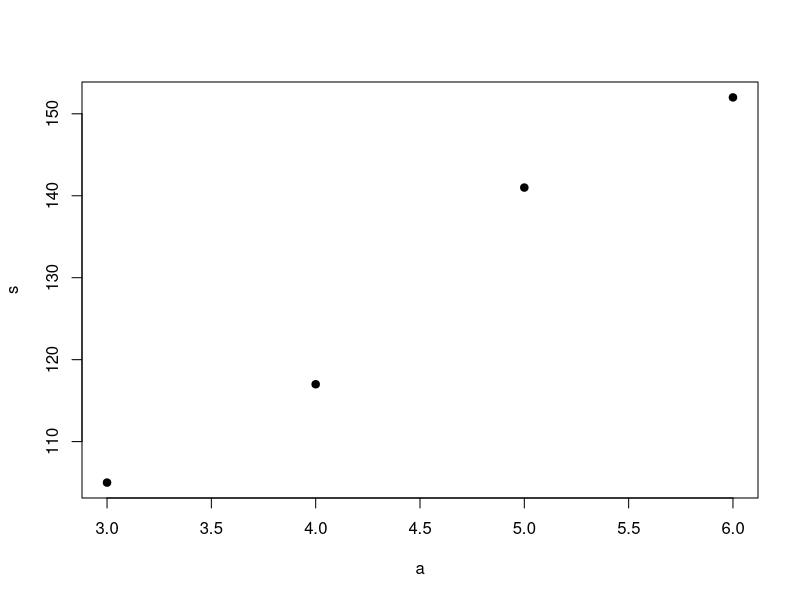
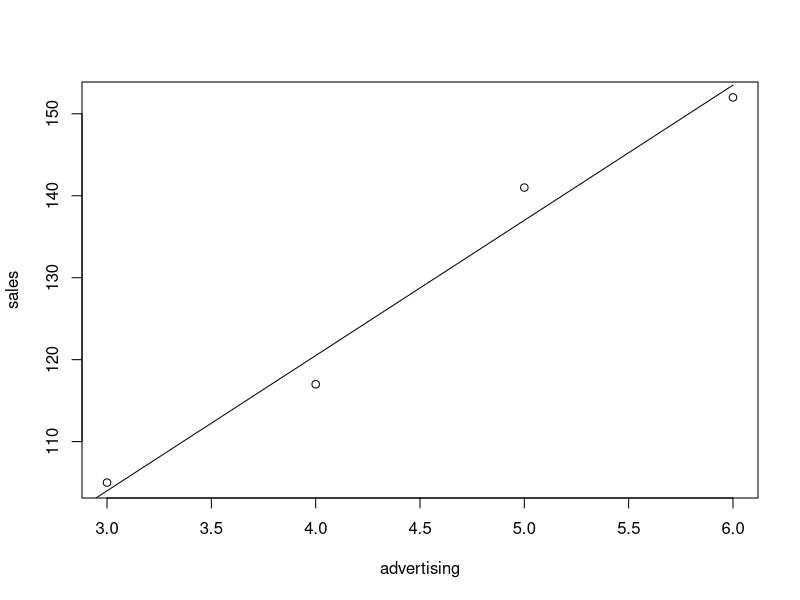
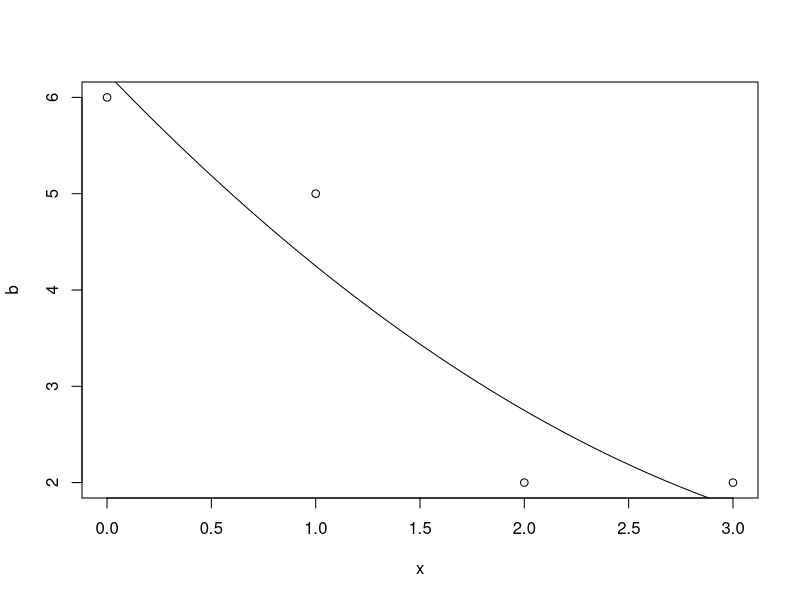
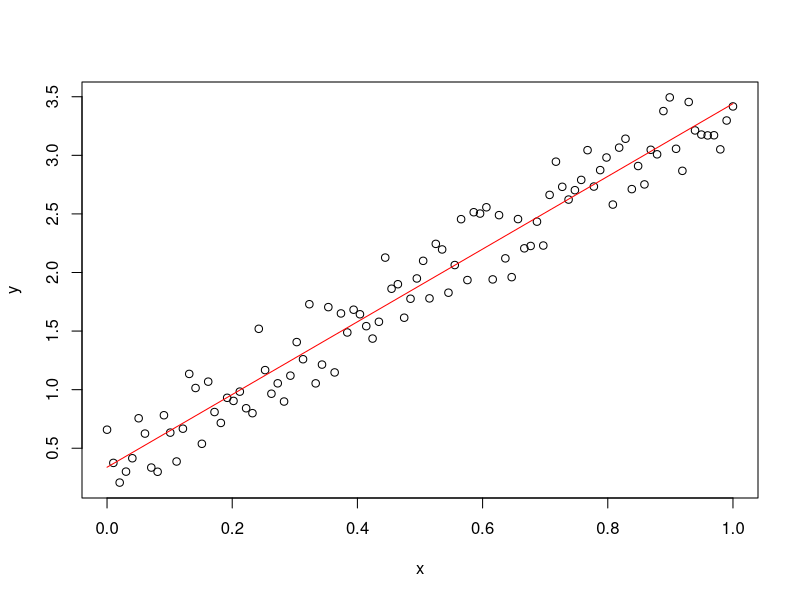

Write R code to recreate these figures, in order.
# Load libraries
library(pracma)

# Setting up least squares problem
# Advertising example from lecture notes
a <- 3:6
s <- c(105,117,141,152)
plot(a, s, pch = 19)
A <- vander(a)[, c(3,4)]

# Least squares with one basis vector
# Find best solution x (scalar) to ax = b
a <- c(2,1)
b <- c(6,8)
pseudoinv <- solve(t(a) %*% a) %*% t(a)
x <- pseudoinv %*% b
bhat <- a %*% x
r <- b - bhat
print(x)
print(bhat)
dot <- function(v1, v2){sum(v1*v2)}
dot(a,r)

# Least squares with two basis vectors
# Advertising example from lecture notes
a <- 3:6
A <- vander(a)[, c(3,4)]
b <- c(105,117,141,152)
pseudoinv <- solve(t(A) %*% A) %*% t(A)
x <- pseudoinv %*% b
bhat <- A %*% x
r <- b - bhat
print(x)
print(bhat)
dot(r,A[,1])
dot(r,A[,2])
plot(a,b,xlab="advertising",ylab="sales")
xx <- seq(from = 0, to = 6, length = 200)
lines(xx, horner(x, xx)$y)

# Best-fit parabola
x <- c(0,1,2,3)
A <- vander(x)[, 2:4]
b <- c(6,5,2,2)
pseudoinv <- solve(t(A) %*% A) %*% t(A)
c <- pseudoinv %*% b
bhat <- A %*% c
r <- b - bhat
print(c)
plot(x,b)
xx <- seq(from = 0, to = 3, length = 200)
lines(xx, horner(c, xx)$y)
print(r)

# Data compression
x <- seq(from = 0, to = 1, length = 100)
y <- 3*x + 0.4*(2*runif(100))
plot(x,y)
A <- vander(x)[, (length(x)-1):length(x)]
pseudoinv <- solve(t(A) %*% A) %*% t(A)
c <- pseudoinv %*% y
lines(x, horner(c, x)$y, col = "red")